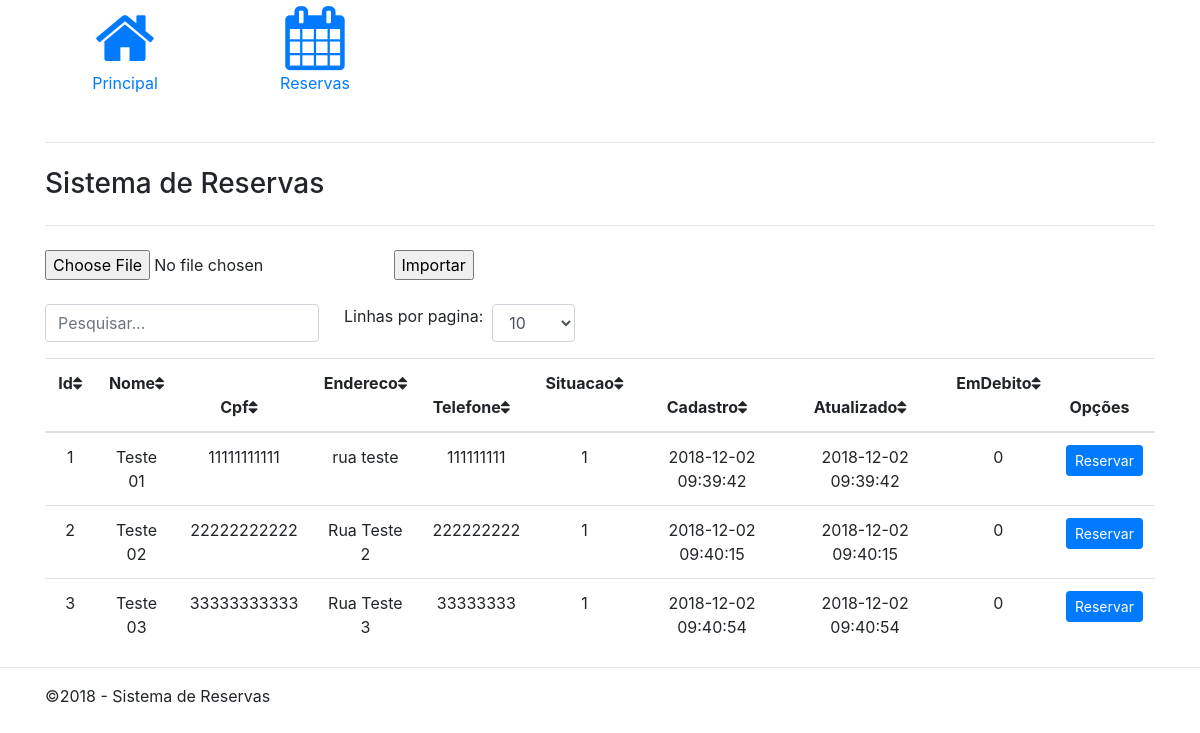
The page / on the database its author committed.
### tables this page shows
CREATE TABLE `cliente` (
  `IdCliente` int(11) NOT NULL,
  `Cpf` varchar(11) NOT NULL,
  `Nome` varchar(100) NOT NULL,
  `Endereco` varchar(255) DEFAULT NULL,
  `Telefone` varchar(14) NOT NULL,
  `SituacaoCliente` tinyint(1) NOT NULL,
  `DataCadastro` datetime NOT NULL,
  `DataAtualizado` datetime DEFAULT NULL,
  `EmDebito` tinyint(1) NOT NULL
);

### inc/database.php (called while the page is built, shortened)
<?php
function open_database() {
	try {
				$conn = new mysqli(DB_HOST, DB_USER, DB_PASSWORD, DB_NAME);
				return $conn;
			} catch (Exception $e) {
				echo $e->getMessage();
				return null;
			}
		}
function find_all( $table ) {
	$database = open_database();
	$found = null;
	$sql = "SELECT * FROM " . $table;
	$result = $database->query($sql);
	if ($result->num_rows > 0) {
		$found = $result->fetch_all(MYSQLI_ASSOC);
	}
	return $found;
}

### functions.php (called while the page is built, shortened)
<?php
function index($table = null) {
	$results = find_all($table);
}

### index.php (the view, shortened to what this page needs)
<?php
require_once('functions.php');
index($table);
?>
<!DOCTYPE html>
<html>
<head>
	<link rel="stylesheet" href="css/bootstrap.min.css">
	<link href="css/jquery.bdt.css" rel="stylesheet">
	<link href="css/font-awesome.min.css" rel="stylesheet">
</head>
<body>
<div class="container">
  <hr class="my-4">
  <h3>Sistema de Reservas</h3>
  <hr class="my-4">
</div>
<div class="container">
	<form method="POST" action="processa.php" enctype="multipart/form-data">
		<input type="file" name="arquivo">
		<input type="submit" value="Importar">
	</form>
</div>
<br />
<div class="container">
<table id="bootstrap-table" class="table table-hover">
	<thead class="text-center">
		<th>Id<i class="fa fa-sort" aria-hidden="true"></i></th>
		<th>Nome<i class="fa fa-sort" aria-hidden="true"></i></th>
		<th>Cpf<i class="fa fa-sort" aria-hidden="true"></i></th>
		<th>Endereco<i class="fa fa-sort" aria-hidden="true"></i></th>
		<th>Telefone<i class="fa fa-sort" aria-hidden="true"></i></th>
		<th>Situacao<i class="fa fa-sort" aria-hidden="true"></i></th>
		<th>Cadastro<i class="fa fa-sort" aria-hidden="true"></i></th>
		<th>Atualizado<i class="fa fa-sort" aria-hidden="true"></i></th>
		<th>EmDebito<i class="fa fa-sort" aria-hidden="true"></i></th>
		<th>Opções</th>
	</thead>
	<tbody class="text-center">
      <?php if ($results): ?>
	  <?php foreach ($results as $result): ?>
		<tr>
			<?php
				$v = new validacao;
				$msg = $v->validarCampo("Nome", $result['Nome'], "255", "2");
				$msg .= $v->validarCampo("Cpf", $result['Cpf'], "255", "2");
				$msg .= $v->validarCampo("Endereco", $result['Telefone'], "255", "2");
				$msg .= $v->validarSituacao($result['SituacaoCliente']);
				$msg .= $v->validarEmdebito($result['EmDebito']);
			?>
			<td><?php echo $result['IdCliente']; ?></td>
			<td><?php echo $result['Nome']; ?></td>
			<td><?php echo $result['Cpf']; ?></td>
			<td><?php echo $result['Endereco']; ?></td>
			<td><?php echo $result['Telefone']; ?></td>
			<td><?php echo $result['SituacaoCliente']; ?></td>
			<td><?php echo $result['DataCadastro']; ?></td>
			<td><?php echo $result['DataAtualizado']; ?></td>
			<td><?php echo $result['EmDebito']; ?></td>
			<td style="text-align: center;">
				<?php
				  if ($msg == "")
				  {
				?>
					<div class="btn-group btn-group-sm" role="group">
						<a class="btn btn-primary btn-sm" href="quartos/index.php?IdCliente=<?php echo $result['IdCliente']; ?>" role="button" >Reservar</a>
					</div>
				<?php
				  }
				?>
			</td>
		</tr>
      <?php endforeach; ?>
	  <?php else: ?>
		  <tr>
			 <td colspan="6">Nenhum registro encontrado.</td>
		  </tr>
      <?php endif; ?>
   </tbody>
</table>
</div>

### rows shown on the page
cliente: IdCliente "1", Nome "Teste 01", Cpf "11111111111", Endereco "rua teste", Telefone "111111111", SituacaoCliente "1", DataCadastro "2018-12-02 09:39:42", DataAtualizado "2018-12-02 09:39:42", EmDebito "0"
cliente: IdCliente "2", Nome "Teste 02", Cpf "22222222222", Endereco "Rua Teste 2", Telefone "222222222", SituacaoCliente "1", DataCadastro "2018-12-02 09:40:15", DataAtualizado "2018-12-02 09:40:15", EmDebito "0"
cliente: IdCliente "3", Nome "Teste 03", Cpf "33333333333", Endereco "Rua Teste 3", Telefone "33333333", SituacaoCliente "1", DataCadastro "2018-12-02 09:40:54", DataAtualizado "2018-12-02 09:40:54", EmDebito "0"
